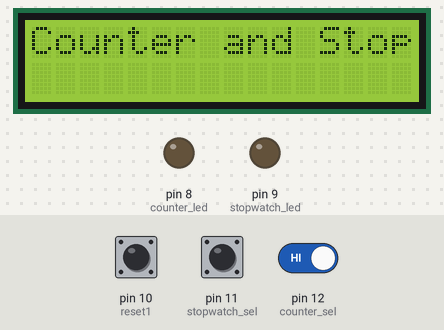
Recording of a sketch running on a simulated Arduino Uno, built with avr-gcc and run on an emulated ATmega328P. Parts: 16×2 character LCD, output pins drawn as LEDs (lit = HIGH). Dashed ring = blinking. Inputs (shaded band) come from the test bench; at power-on: pin 11 (stopwatch_sel) HIGH, pin 10 (reset1) HIGH, pin 12 (counter_sel) HIGH.

Above: at 2.2 s.
2.3 s: pin 11 (stopwatch_sel) pulled LOW for 0.15 s
At 4.9 s:
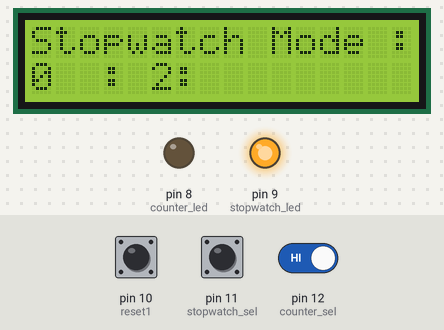
5.4 s: pin 10 (reset1) pulled LOW for 0.15 s
At 6.7 s:
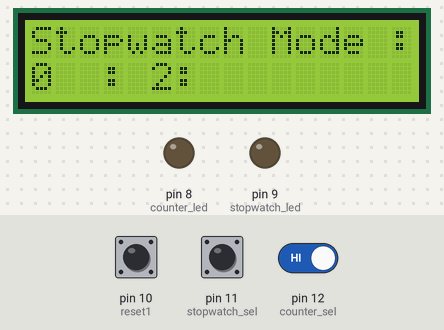
7.2 s: pin 12 (counter_sel) driven LOW
At 7.6 s:
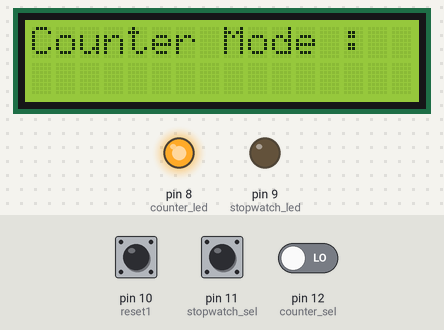
9.6 s: pin 10 (reset1) pulled LOW for 1 s
At 10.16 s:
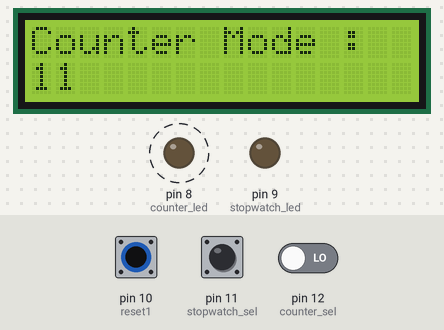
Timing chart, 0 to 12.6 s (numbered marks = the images above; inputs shaded):
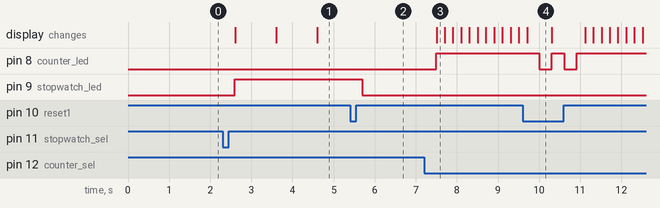

Measured:
- after the input at 2.3 s, pin 9 (stopwatch_led): LOW → HIGH after 0.30 s; the display: first changes after 0.31 s (image 1 shows a later state)
- after the input at 5.4 s, pin 9 (stopwatch_led): HIGH → LOW after 0.30 s
- after the input at 7.2 s, pin 8 (counter_led): LOW → HIGH after 0.30 s; the display: changes after 0.30 s (image 3)
- after the input at 9.6 s, pin 8 (counter_led): alternates HIGH for 0.30 s and LOW for 0.30 s, 4 changes in all, then stays HIGH, starting after 0.41 s
- what the display in image 4 shows lasts 0.6 s, from 9.7 s to 10.3 s

The sketch:

sketch_jun19a.ino
```cpp
#include <LiquidCrystal.h>
LiquidCrystal mylcd(7,6,5,4,3,2);

int counter_sel=12,stopwatch_sel=11,reset1=10,stopwatch_led=9,counter_led=8;

void setup()
{
    mylcd.begin(16,2);
    mylcd.setCursor(0,0);
    mylcd.print("Counter and ");
    mylcd.print("Stopwatch");
    delay(1000);

    pinMode(counter_sel,INPUT);
    pinMode(stopwatch_sel, INPUT);
    pinMode(reset1, INPUT);
    pinMode(counter_led,OUTPUT);
    pinMode(stopwatch_led, OUTPUT);
}

void loop()
{     int state1=digitalRead(counter_sel);
      int state2=digitalRead(stopwatch_sel);
      if (state1==0) {delay(300); counter();  } // call counter function
      else if (state2==0) {delay(300); stopwatch(); } // call stopwatch function

}
void counter()
{     mylcd.clear();
      digitalWrite(counter_led,1);
      mylcd.setCursor(0,0);
      mylcd.print("Counter Mode :");
      short int i=0;
      while(1)
      {
        int rst=digitalRead(reset1);
	      if (rst==0) { delay(300); break;}
        int state1=digitalRead(counter_sel);
        if (state1==0) { i++; delay(200);}
        mylcd.setCursor(0,1);
        mylcd.print(i);
      }
      digitalWrite(counter_led,0);
}
void stopwatch()
{
      mylcd.clear();
      digitalWrite(stopwatch_led,1);
      long int ms=millis();
      byte sec=0, mins=0;
      mylcd.setCursor(0,0);
      mylcd.print("Stopwatch Mode : ");
      while(1)
      {
        mylcd.setCursor(0,1);
        int state1=digitalRead(reset1);
        if (state1==0){delay(300); break; }
	      if (sec==59) {mins++; sec=0;}
        if ((millis()-ms)>1000) {sec++; ms=millis(); }

        mylcd.print(mins);
        mylcd.setCursor(3,1);
        mylcd.print(":");
        mylcd.setCursor(5,1);
        mylcd.print(sec);
        mylcd.print(":");
        //mylcd.print(millis()-ms);
     }
       digitalWrite(stopwatch_led,0);
}
```
